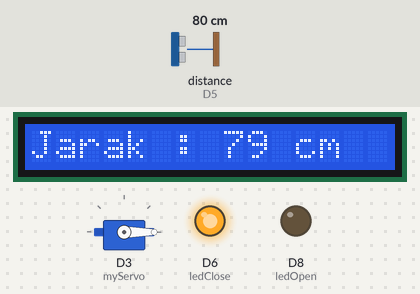
Bench run of a program on a simulated ESP8266 (NodeMCU). On the bench: servo, 15×1 character LCD, output pins drawn as LEDs (lit = HIGH). Wiring (inferred from the names in the program): ultrasonic range finder: trigger D4; echo D5. Inputs (shaded band) come from the test bench; at power-on: distance to the obstacle (sensor on D5) 80 cm. The echo pulse lasts 58.3 µs per cm; pins used as bus, display or sensor lines are not drawn.

Above: at 1.2 s.
1.3 s: distance to the obstacle (sensor on D5) set to 13 cm
At 2.4 s:
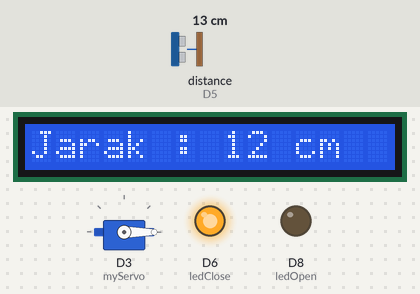
3.6 s: distance to the obstacle (sensor on D5) set to 10 cm
At 5.1 s:
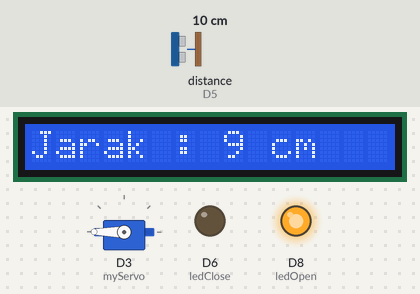
5.6 s: distance to the obstacle (sensor on D5) set to 2 cm
At 6.6 s:
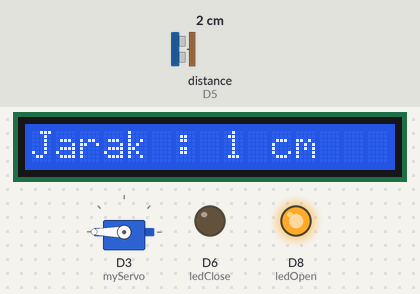
Timing chart, 0 to 8.6 s (numbered marks = the images above; inputs shaded):
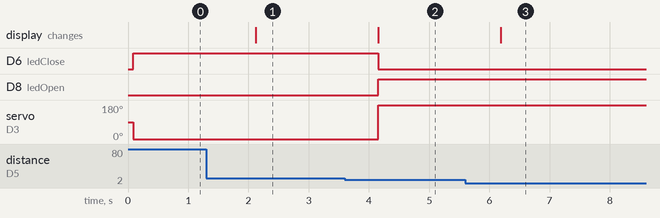

The program:

main.cpp
```cpp
#include <Arduino.h>
#include <Servo.h>
#include <LiquidCrystal_I2C.h>

Servo myServo;
int trigPin = D4;
int echoPin = D5;
int ledOpen = D8;
int ledClose = D6;

LiquidCrystal_I2C lcd(0x27, 15, 1);
int SDA_pin = D1;
int SCL_pin = D2;

long duration;
int distance;

void setup()
{
  pinMode(ledOpen, OUTPUT);
  pinMode(ledClose, OUTPUT);
  myServo.attach(D3);
  pinMode(trigPin, OUTPUT);
  pinMode(echoPin, INPUT);
  Serial.begin(9600);
  Wire.begin(SDA_pin, SCL_pin);
  lcd.init();
  lcd.backlight();
  // lcd.setCursor(0,0);
}

void loop()
{
  digitalWrite(trigPin, LOW);
  delayMicroseconds(5);
  digitalWrite(trigPin, HIGH);
  delayMicroseconds(10);
  digitalWrite(trigPin, LOW);
  duration = pulseIn(echoPin, HIGH);
  distance = 0.034 * duration / 2;
  lcd.clear();
  lcd.setCursor(0, 0);
  lcd.print("Jarak : ");
  lcd.print(distance);
  lcd.print(" cm");

  if (distance <= 10)
  {
    myServo.write(180);
    digitalWrite(ledClose, LOW);
    digitalWrite(ledOpen, HIGH);
    delay(1000);
  }
  else if (distance > 10)
  {
    myServo.write(0);
    digitalWrite(ledOpen, LOW);
    digitalWrite(ledClose, HIGH);
    delay(1000);
  }
}
```

Measured:
- the behaviour switches between 12 and 11 cm on distance to the obstacle (sensor on D5) (found by bisection; images 1 and 2)
- after the input at 1.3 s, the display: changes after 0.82 s (image 1)
- after the input at 3.6 s, D6 (ledClose): HIGH → LOW after 0.55 s; D8 (ledOpen): LOW → HIGH after 0.55 s; servo on D3 (myServo): 0° → 180° after 0.55 s; the display: changes after 0.55 s (image 2)
- after the input at 5.6 s, the display: changes after 0.59 s (image 3)
